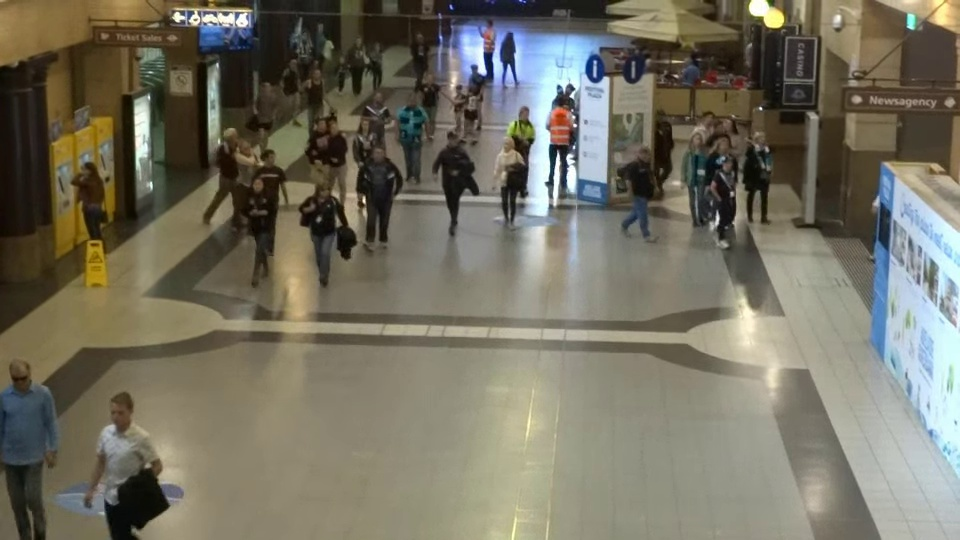
#> input picture data/MOT20_02_raw_frame_100.jpg, 960 x 540 px; the run also reads 1 picture not shown here
$ jupyter execute --allow-errors Social_distance.ipynb   (shell and % lines are left out)   (text cells are left out)
#> lines starting #> are read from the running program, lines starting #| are printed output that depends on the picture; after the words box and inside, x2 and y2 are one past the last pixel; in counts of white or black regions, pixels touching at a corner belong together; pictures that were not available may be replaced by others from this repository, and a replacement may not be noted
### helper_functions.py
import cv2
import numpy as np
from math import sqrt

img = []
ix,iy = 0,0

# [38 lines left out: functions draw_circle, get_points, create_model, get_output_layers, not called in this run]

def blob_from_image(image, target_size):

    blob = cv2.dnn.blobFromImage(image, 1/255., target_size, [0,0,0], 1, crop=False)
    return blob

# [80 lines left out: functions predict, get_image_boxes, compute_point_perspective_transformation, get_red_green_boxes, eucledian_distance, get_birds_eye_view_image and 1 more, not called in this run]

### Social_distance.ipynb
[cell 1]
from google.colab import drive
drive.mount('/content/drive')

[cell 2]
cd /content/drive/My Drive/Colab Notebooks/Social-Distance-IIC

[cell 3]
import numpy as np
import cv2
import matplotlib.pyplot as plt
from math import sqrt
from helper_functions import *
import sys

[cell 4]
# YOLO v3

# !wget "https://pjreddie.com/media/files/yolov3.weights"
# !wget "https://raw.githubusercontent.com/pjreddie/darknet/master/cfg/yolov3.cfg"
# !wget "https://raw.githubusercontent.com/pjreddie/darknet/master/data/coco.names"
# !mkdir models/YOLO_v3
# !mv yolov3.weights models/YOLO_v3/yolov3.weights
# !mv yolov3.cfg models/YOLO_v3/yolov3.cfg
# !mv coco.names models/YOLO_v3/coco.names

[cell 5]
# YOLO v3 Light (slighly lower accuracy)

# !wget "https://pjreddie.com/media/files/yolov3-tiny.weights"
# !wget "https://github.com/pjreddie/darknet/blob/master/cfg/yolov3-tiny.cfg"
# !wget "https://raw.githubusercontent.com/pjreddie/darknet/master/data/coco.names"
# !mkdir models/YOLO_v3_tiny
# !mv yolov3-tiny.weights models/YOLO_v3_tiny/yolov3-tiny.weights
# !mv yolov3-tiny.cfg models/YOLO_v3_tiny/yolov3-tiny.cfg
# !mv coco.names models/YOLO_v3_tiny/coco.names

[cell 6]
# [20 lines of commented-out code are left out]

[cell 7]
original_image_BGR = cv2.imread('data/MOT20_02_raw_frame_100.jpg')
#> original_image_BGR is the input picture: shape (540, 960, 3); mean B, G, R 97.6, 112.7, 116.3
original_image_RGB = cv2.cvtColor(original_image_BGR, cv2.COLOR_BGR2RGB)
main_header = cv2.imread('templates/main_header.jpg')

image_width = original_image_RGB.shape[1]
#> image_width = 960
image_height = original_image_RGB.shape[0]
#> image_height = 540

original_image_BGR_copy = original_image_BGR.copy()
original_image_RGB_copy = original_image_RGB.copy()

print('image Shape', original_image_RGB.shape)
#| image Shape (540, 960, 3)

[cell 8]
# For Select Manualy
# source_points = get_points(original_image_BGR_copy, 4, image_size=(image_width,image_height))

# points for TownCenter.mp4 or TownCenter_frames and pedestrians.avi or pedestrians_frames
# source_points = np.float32([[ 796.,  180.],
#                             [1518.,  282.],
#                             [1080.,  719.],
#                             [ 128.,  480.]])

# points for pedestrianWalking.mp4 or pedestrianWalking_frames
# source_points = np.float32([[361., 212.],
#                             [673., 248.],
#                             [597., 338.],
#                             [265., 286.]])

# points for Student_video.mp4 or Student_video_frames
# source_points = np.float32([[ 141.,  546.],
#                            [ 695.,  449.],
#                            [1014.,  519.],
#                            [ 437.,  692.]])


# points for MOT20_02_raw.mp4 or MOT20_02_raw_frames
source_points = np.float32([[142., 298.],
                           [784., 315.],
                           [811., 371.],
                           [ 82., 347.]])

[cell 9]
for point in source_points:
    cv2.circle(original_image_RGB_copy, tuple(point), 8, (255, 0, 0), -1)
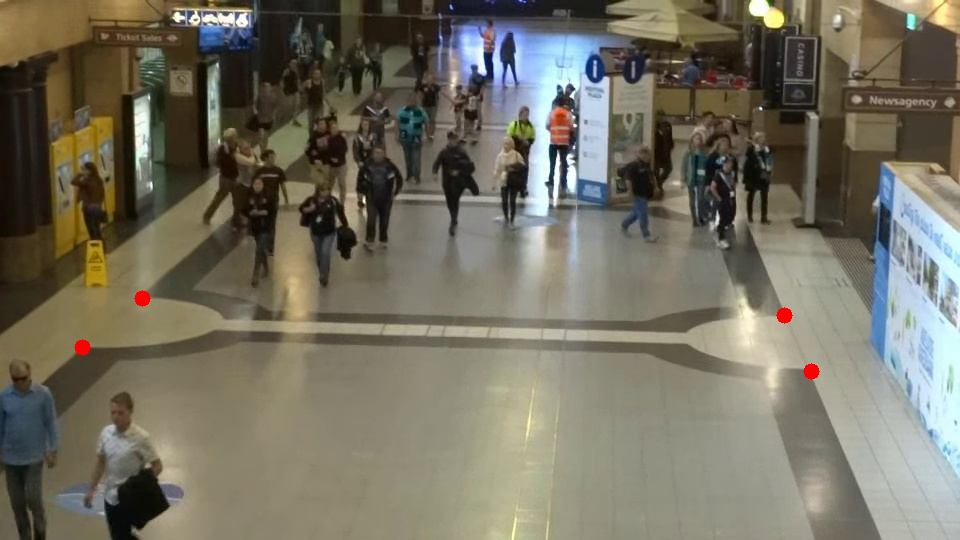
#> original_image_RGB_copy: shape (540, 960, 3); mean R, G, B 116.5, 112.5, 97.4

points = source_points.reshape((-1,1,2)).astype(np.int32)
cv2.polylines(original_image_RGB_copy, [points], True, (0,255,0), thickness=4)
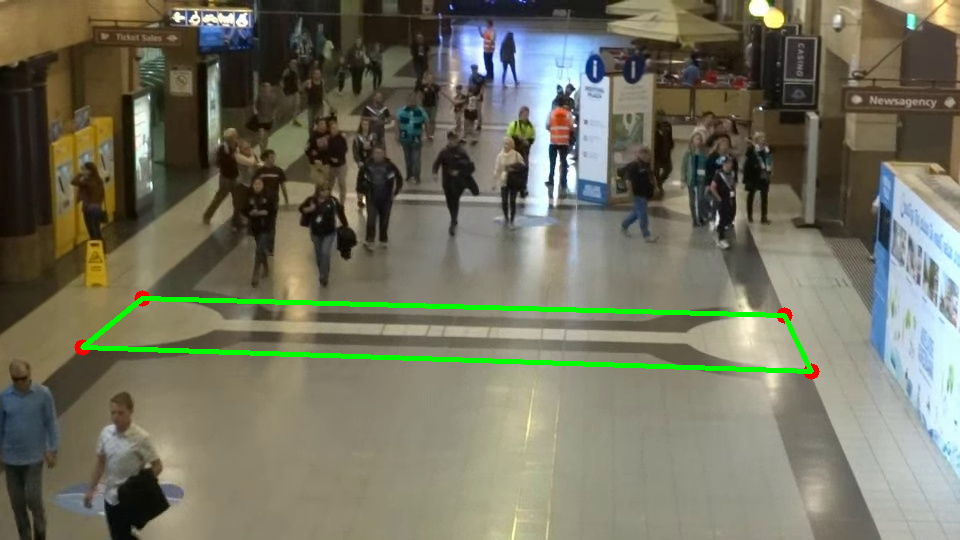
#> original_image_RGB_copy: shape (540, 960, 3); 1.46% of pixels changed, all inside (x1, y1, x2, y2) = (80, 296, 814, 374)

plt.figure(figsize=(12, 12))
plt.imshow(original_image_RGB_copy)
plt.show()

[cell 10]
src=source_points

# destination points for Towncenter.mp4 or TownCenter_frames
# dst=np.float32([(0.1,0.5), (0.69, 0.5), (0.69,0.8), (0.1,0.8)])

# destination points for  pedestrianWalking.mp4 or pedestrianWalking_frames
# dst=np.float32([(0.49,0.5), (0.77, 0.5), (0.77,0.65), (0.49,0.65)])

# destination points for  Student_video.mp4 or Student_video_frames
# dst=np.float32([(0.1,0.8), (0.37, 0.8), (0.37,0.90), (0.1,0.90)])

# destination points for  MOT20_02_raw.mp4 or MOT20_02_raw_frames
dst=np.float32([(0.2,0.82), (0.80, 0.82), (0.80,0.87), (0.2,0.87)])

dst_size=(800,1080)
dst = dst * np.float32(dst_size)

H_matrix = cv2.getPerspectiveTransform(src, dst)
#> H_matrix = [[4.64, 8.21, -2167.1], [0.0894, 21.41, -1199.1], [0.000313, 0.0162, 1]]
print("The perspective transform matrix:")
print(H_matrix)
#| [[ 4.64100594e+00  8.20914118e+00 -2.16714663e+03]
#|  [ 8.94136789e-02  2.14071423e+01 -1.19908691e+03]
#|  [ 3.12807115e-04  1.61722589e-02  1.00000000e+00]]

[cell 11]
warped = cv2.warpPerspective(original_image_RGB_copy, H_matrix, dst_size)
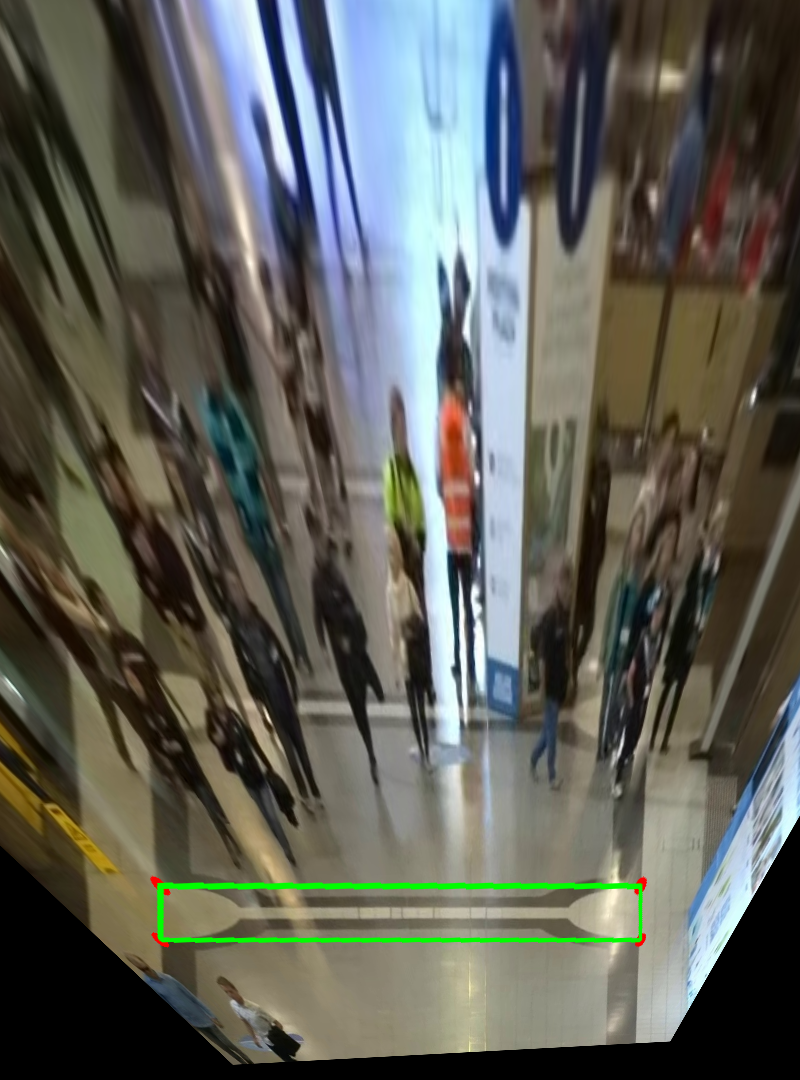
#> warped: shape (1080, 800, 3); mean R, G, B 94.4, 95.2, 87.4

plt.figure(figsize=(12, 12))
plt.imshow(warped)
plt.show()

[cell 12]
confidence_threshold = 0.5
nms_threshold = 0.4

min_distance = 60
width = 608
height = 608

config = 'models/YOLO_v3/yolov3.cfg'
weights = 'models/YOLO_v3/yolov3.weights'
classes = 'models/YOLO_v3/coco.names'

#> (the rest of this cell did not finish here and is left out)

[cell 13]
blob = blob_from_image(original_image_RGB, (width, height))
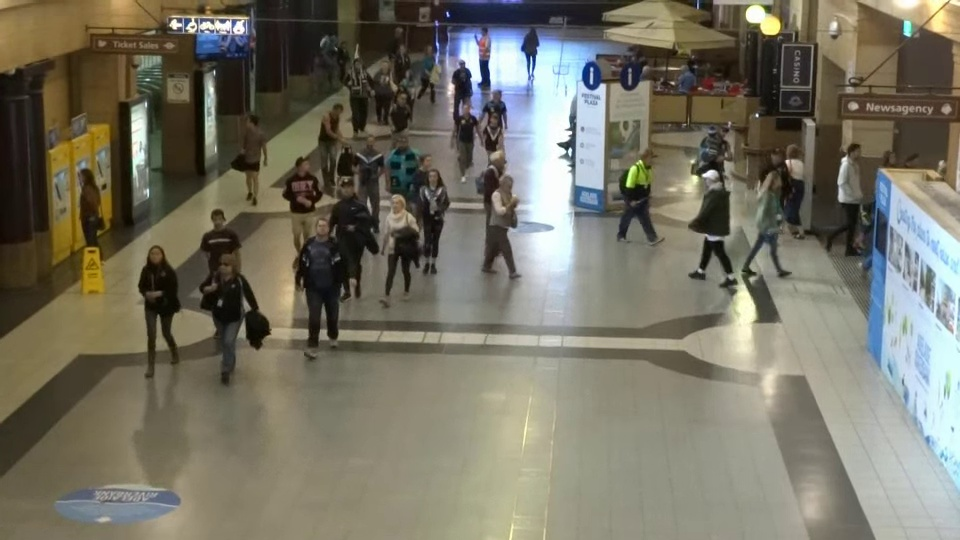
#> input picture data/MOT20_02_raw_frame_200.jpg, 960 x 540 px, given in place of MOT20-02-raw.webm, which was not available
#> further down, frame is the input picture: shape (540, 960, 3); mean B, G, R 99.7, 114.4, 117.6
#> (the rest of this cell did not finish here and is left out)

#> (a cell that did not finish here is left out)

#> (a cell that did not finish here is left out)

#> (a cell that did not finish here is left out)

#> (a cell that did not finish here is left out)

#> (a cell that did not finish here is left out)

#> (a cell that did not finish here is left out)

[cell 20]

video = cv2.VideoCapture('data/MOT20-02-raw.webm')
writer = None
frame_number = 0
print('%-20s%-26s%-26s%-26s' % ('Processing Frame','|Total Detected Person','|Red Markerd Person','|Green Marked Person'))
#> (the rest of this cell did not finish here and is left out)

  outputs = predict(blob, model, output_layers)

  boxes = get_image_boxes(outputs, image_width, image_height, coco_classes)
  birds_eye_points = compute_point_perspective_transformation(H_matrix, boxes)
  green_box, red_box = get_red_green_boxes(min_distance, birds_eye_points,boxes)
  birds_eye_view_image = get_birds_eye_view_image(green_box, red_box, eye_view_height=image_height,eye_view_width=image_width//2)
  box_red_green_image = get_red_green_box_image(frame.copy(), green_box,red_box)

  combined_image = np.concatenate((birds_eye_view_image,box_red_green_image), axis=1)
  main_header = cv2.resize(main_header,(combined_image.shape[1],main_header.shape[0]))
  deshboard_image  = np.concatenate((main_header,combined_image), axis=0)

  frame_number += 1
  sys.stdout.write('%-20i|%-25i|%-25i|%-25i\n' % (frame_number,len(boxes),len(red_box),len(green_box)))

  # if frame_number >=20:
  #   break

  if writer is None:
    fourcc = cv2.VideoWriter_fourcc(*"DIVX")
    writer = cv2.VideoWriter('result/result_15_MOT20-02-raw_1.avi', fourcc, 15, (deshboard_image.shape[1], deshboard_image.shape[0]), True)

  writer.write(deshboard_image)

  del image,outputs,combined_image,deshboard_image,birds_eye_view_image

print(' ')
writer.release()
video.release()
